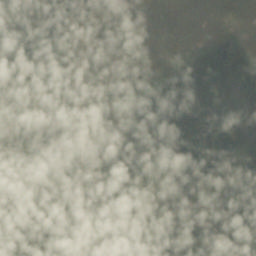
#> input picture data/cloudy/train_101.jpg, 256 x 256 px; its folder holds only this picture in this run
$ python train_model.py
#> lines starting #> are read from the running program, lines starting #| are printed output that depends on the picture
import os
import numpy as np
from PIL import Image, ImageEnhance, ImageOps
from sklearn.ensemble import RandomForestClassifier
from sklearn.preprocessing import StandardScaler
from sklearn.pipeline import Pipeline
from sklearn.model_selection import train_test_split
import pickle

# Path to dataset
data_path = "data"
categories = ["cloudy", "desert", "green_area", "water"]

def augment_image(image):
    angle = np.random.uniform(-20, 20)
    image = image.rotate(angle)
    if np.random.rand() > 0.5:
        image = ImageOps.mirror(image)
    return image

def convert_to_grayscale(image):
    return ImageOps.grayscale(image)

def process_and_save_images(data_path, categories):
#> called with data_path = 'data'
    images = []
    labels = []

    for category in categories:
        category_path = os.path.join(data_path, category)
        label = categories.index(category)
        for img_name in os.listdir(category_path):
            img_path = os.path.join(category_path, img_name)
            img = Image.open(img_path)
#> img is the input picture: PIL image 256x256 CMYK; mean R, G, B 147.8, 148.8, 136
            img = img.resize((128, 128))
#> img: PIL image 128x128 CMYK
            img = augment_image(img)
#> in augment_image, `image = image.rotate(angle)`:
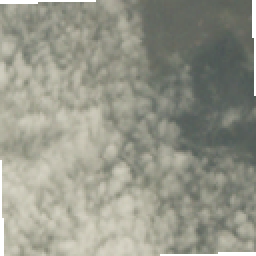
#> image: PIL image 128x128 CMYK (shown 2 times larger); mean R, G, B 149.6, 150.5, 137.9
#> in augment_image, `image = ImageOps.mirror(image)`:
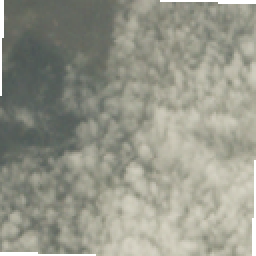
#> image: PIL image 128x128 CMYK (shown 2 times larger); mean R, G, B 149.6, 150.5, 137.9
            img = convert_to_grayscale(img)
            img_array = np.array(img).flatten()
#> img_array = 16384 values, max 255 at index 0, min 82 at index 3088, mean 148.8
            images.append(img_array)
            labels.append(label)
#> pass 2 of the loop in process_and_save_images, `for category in categories:`:
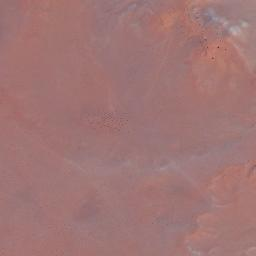
#> input picture data/desert/desert(1).jpg, 256 x 256 px
#> in process_and_save_images, img is the input picture: PIL image 256x256 RGB; mean R, G, B 159.8, 117.3, 116.5
#> img: PIL image 128x128 RGB
#> in augment_image (call 2), `image = ImageOps.mirror(image)`:
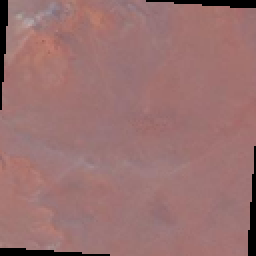
#> image: PIL image 128x128 RGB (shown 2 times larger); mean R, G, B 154.5, 113.4, 112.6
#> in convert_to_grayscale (call 2), `return ImageOps.grayscale(image)`:
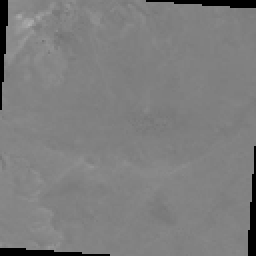
#> returned value: PIL image 128x128 L (shown 2 times larger); min 0, max 176, mean 125.6
#> img_array = 16384 values, max 176 at index 1550, min 0 at index 0, mean 125.6

    images = np.array(images)
    labels = np.array(labels)

    return images, labels

#> (the run stopped early here; a loop or call above may not have finished)
